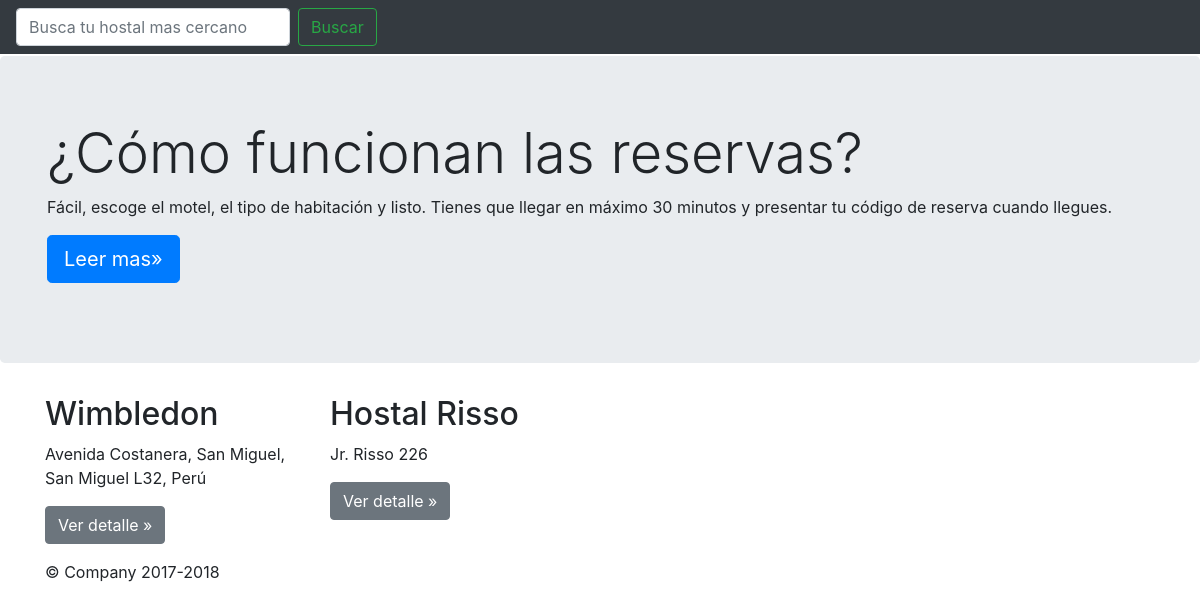
The page / on the database its author committed.
### motelnow/models.py (models this page shows, shortened)
class Hostal(models.Model):
    nombre = models.CharField(max_length=100)
    direccion = models.CharField(max_length=150)
    latitud = models.DecimalField(max_digits=15, decimal_places=10, null=True, blank=True)
    longitud = models.DecimalField(max_digits=15, decimal_places=10, null=True, blank=True)
    departamento = models.ForeignKey(Departamento, on_delete=models.SET_NULL, blank=True, null=True)
    telefono1 = models.CharField(max_length=12, null=True, blank=True)
    telefono2 = models.CharField(max_length=12, null=True, blank=True)
    precio_minimo = models.IntegerField(default=0)
    precio_maximo = models.IntegerField(default=0)
    activo = models.BooleanField(default=True)

### motelnow/views.py (the view)
# urls.py: path('', index, name='index'),
def index(request):
    context = {'hostales': Hostal.objects.all()}
    return render(request, 'frontend/index.html', context)

### templates/frontend/index.html (shortened to what this page needs)
{% extends 'base_frontend.html' %}
{% block main %}
    <div class="container">
        <div class="row">
            {% for hostal in hostales %}
                <div class="col-md-3">
                    <h2>{{ hostal.nombre }}</h2>
                    <p>{{ hostal.direccion }} </p>
                    <p><a class="btn btn-secondary" href="{% url 'detail' hostal.pk %}" role="button">Ver detalle &raquo;</a></p>
                </div>
            {% endfor %}
        </div>
    </div>
{% endblock main %}

### static/css/jumbotron.css (style rules this page uses)
body { padding-top: 3.5rem; }

### rows shown on the page
Hostal: nombre "Wimbledon", direccion "Avenida Costanera, San Miguel, San Miguel L32, Perú"
Hostal: nombre "Hostal Risso", direccion "Jr. Risso 226"
